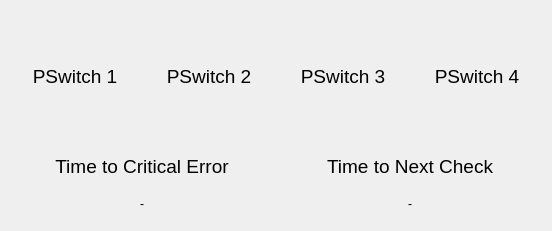
      <widget class="QFrame" name="frame_3">
       <property name="frameShape">
        <enum>QFrame::NoFrame</enum>
       </property>
       <property name="frameShadow">
        <enum>QFrame::Raised</enum>
       </property>
       <layout class="QVBoxLayout" name="verticalLayout_16">
        <item>
         <layout class="QHBoxLayout" name="horizontalLayout">
          <item>
           <layout class="QVBoxLayout" name="verticalLayout_20">
            <item>
             <layout class="QHBoxLayout" name="horizontalLayout_15">
              <item>
               <spacer name="horizontalSpacer_21">
                <property name="orientation">
                 <enum>Qt::Horizontal</enum>
                </property>
                <property name="sizeHint" stdset="0">
                 <size>
                  <width>40</width>
                  <height>20</height>
                 </size>
                </property>
               </spacer>
              </item>
              <item>
               <widget class="StateView" name="presureSwitch1View" native="true">
                <property name="minimumSize">
                 <size>
                  <width>48</width>
                  <height>48</height>
                 </size>
                </property>
                <property name="maximumSize">
                 <size>
                  <width>48</width>
                  <height>48</height>
                 </size>
                </property>
               </widget>
              </item>
              <item>
               <spacer name="horizontalSpacer_30">
                <property name="orientation">
                 <enum>Qt::Horizontal</enum>
                </property>
                <property name="sizeHint" stdset="0">
                 <size>
                  <width>40</width>
                  <height>20</height>
                 </size>
                </property>
               </spacer>
              </item>
             </layout>
            </item>
            <item>
             <widget class="QLabel" name="label_17">
              <property name="minimumSize">
               <size>
                <width>50</width>
                <height>25</height>
               </size>
              </property>
              <property name="font">
               <font>
                <pointsize>14</pointsize>
               </font>
              </property>
              <property name="text">
               <string>PSwitch 1</string>
              </property>
              <property name="alignment">
               <set>Qt::AlignHCenter|Qt::AlignTop</set>
              </property>
             </widget>
            </item>
           </layout>
          </item>
          <item>
           <layout class="QVBoxLayout" name="verticalLayout_24">
            <item>
             <layout class="QHBoxLayout" name="horizontalLayout_18">
              <item>
               <spacer name="horizontalSpacer_44">
                <property name="orientation">
                 <enum>Qt::Horizontal</enum>
                </property>
                <property name="sizeHint" stdset="0">
                 <size>
                  <width>40</width>
                  <height>20</height>
                 </size>
                </property>
               </spacer>
              </item>
              <item>
               <widget class="StateView" name="presureSwitch2View" native="true">
                <property name="minimumSize">
                 <size>
                  <width>48</width>
                  <height>48</height>
                 </size>
                </property>
                <property name="maximumSize">
                 <size>
                  <width>48</width>
                  <height>48</height>
                 </size>
                </property>
               </widget>
              </item>
              <item>
               <spacer name="horizontalSpacer_45">
                <property name="orientation">
                 <enum>Qt::Horizontal</enum>
                </property>
                <property name="sizeHint" stdset="0">
                 <size>
                  <width>40</width>
                  <height>20</height>
                 </size>
                </property>
               </spacer>
              </item>
             </layout>
            </item>
            <item>
             <widget class="QLabel" name="label_19">
              <property name="minimumSize">
               <size>
                <width>50</width>
                <height>25</height>
               </size>
              </property>
              <property name="font">
               <font>
                <pointsize>14</pointsize>
               </font>
              </property>
              <property name="text">
               <string>PSwitch 2</string>
              </property>
              <property name="alignment">
               <set>Qt::AlignHCenter|Qt::AlignTop</set>
              </property>
             </widget>
            </item>
           </layout>
          </item>
          <item>
           <layout class="QVBoxLayout" name="verticalLayout_23">
            <item>
             <layout class="QHBoxLayout" name="horizontalLayout_17">
              <item>
               <spacer name="horizontalSpacer_35">
                <property name="orientation">
                 <enum>Qt::Horizontal</enum>
                </property>
                <property name="sizeHint" stdset="0">
                 <size>
                  <width>40</width>
                  <height>20</height>
                 </size>
                </property>
               </spacer>
              </item>
              <item>
               <widget class="StateView" name="presureSwitch3View" native="true">
                <property name="minimumSize">
                 <size>
                  <width>48</width>
                  <height>48</height>
                 </size>
                </property>
                <property name="maximumSize">
                 <size>
                  <width>48</width>
                  <height>48</height>
                 </size>
                </property>
               </widget>
              </item>
              <item>
               <spacer name="horizontalSpacer_36">
                <property name="orientation">
                 <enum>Qt::Horizontal</enum>
                </property>
                <property name="sizeHint" stdset="0">
                 <size>
                  <width>40</width>
                  <height>20</height>
                 </size>
                </property>
               </spacer>
              </item>
             </layout>
            </item>
            <item>
             <widget class="QLabel" name="label_18">
              <property name="minimumSize">
               <size>
                <width>50</width>
                <height>25</height>
               </size>
              </property>
              <property name="font">
               <font>
                <pointsize>14</pointsize>
               </font>
              </property>
              <property name="text">
               <string>PSwitch 3</string>
              </property>
              <property name="alignment">
               <set>Qt::AlignHCenter|Qt::AlignTop</set>
              </property>
             </widget>
            </item>
           </layout>
          </item>
          <item>
           <layout class="QVBoxLayout" name="verticalLayout_21">
            <item>
             <layout class="QHBoxLayout" name="horizontalLayout_16">
              <item>
               <spacer name="horizontalSpacer_31">
                <property name="orientation">
                 <enum>Qt::Horizontal</enum>
                </property>
                <property name="sizeHint" stdset="0">
                 <size>
                  <width>40</width>
                  <height>20</height>
                 </size>
                </property>
               </spacer>
              </item>
              <item>
               <widget class="StateView" name="presureSwitch4View" native="true">
                <property name="minimumSize">
                 <size>
                  <width>48</width>
                  <height>48</height>
                 </size>
                </property>
                <property name="maximumSize">
                 <size>
                  <width>48</width>
                  <height>48</height>
                 </size>
                </property>
               </widget>
              </item>
              <item>
               <spacer name="horizontalSpacer_33">
                <property name="orientation">
                 <enum>Qt::Horizontal</enum>
                </property>
                <property name="sizeHint" stdset="0">
                 <size>
                  <width>40</width>
                  <height>20</height>
                 </size>
                </property>
               </spacer>
              </item>
             </layout>
            </item>
            <item>
             <widget class="QLabel" name="label_20">
              <property name="minimumSize">
               <size>
                <width>50</width>
                <height>25</height>
               </size>
              </property>
              <property name="font">
               <font>
                <pointsize>14</pointsize>
               </font>
              </property>
              <property name="text">
               <string>PSwitch 4</string>
              </property>
              <property name="alignment">
               <set>Qt::AlignHCenter|Qt::AlignTop</set>
              </property>
             </widget>
            </item>
           </layout>
          </item>
         </layout>
        </item>
        <item>
         <layout class="QHBoxLayout" name="horizontalLayout_28">
          <item>
           <layout class="QVBoxLayout" name="verticalLayout_2">
            <item>
             <layout class="QHBoxLayout" name="horizontalLayout_13">
              <item>
               <spacer name="horizontalSpacer_5">
                <property name="orientation">
                 <enum>Qt::Horizontal</enum>
                </property>
                <property name="sizeHint" stdset="0">
                 <size>
                  <width>40</width>
                  <height>20</height>
                 </size>
                </property>
               </spacer>
              </item>
              <item>
               <widget class="QLabel" name="timeIconLabel">
                <property name="minimumSize">
                 <size>
                  <width>48</width>
                  <height>48</height>
                 </size>
                </property>
                <property name="maximumSize">
                 <size>
                  <width>48</width>
                  <height>48</height>
                 </size>
                </property>
                <property name="text">
                 <string/>
                </property>
                <property name="pixmap">
                 <pixmap resource="../../resource.qrc">:/res/icons/procedure_time.svg</pixmap>
                </property>
                <property name="scaledContents">
                 <bool>true</bool>
                </property>
                <property name="alignment">
                 <set>Qt::AlignCenter</set>
                </property>
               </widget>
              </item>
              <item>
               <spacer name="horizontalSpacer_6">
                <property name="orientation">
                 <enum>Qt::Horizontal</enum>
                </property>
                <property name="sizeHint" stdset="0">
                 <size>
                  <width>40</width>
                  <height>20</height>
                 </size>
                </property>
               </spacer>
              </item>
             </layout>
            </item>
            <item>
             <widget class="QLabel" name="label_46">
              <property name="minimumSize">
               <size>
                <width>50</width>
                <height>32</height>
               </size>
              </property>
              <property name="font">
               <font>
                <pointsize>14</pointsize>
               </font>
              </property>
              <property name="text">
               <string>Time to Critical Error</string>
              </property>
              <property name="alignment">
               <set>Qt::AlignCenter</set>
              </property>
             </widget>
            </item>
            <item>
             <widget class="QLabel" name="presureSwitchCriticalTime">
              <property name="minimumSize">
               <size>
                <width>50</width>
                <height>32</height>
               </size>
              </property>
              <property name="text">
               <string>-</string>
              </property>
              <property name="alignment">
               <set>Qt::AlignCenter</set>
              </property>
             </widget>
            </item>
           </layout>
          </item>
          <item>
           <layout class="QVBoxLayout" name="verticalLayout_15">
            <item>
             <layout class="QHBoxLayout" name="horizontalLayout_14">
              <item>
               <spacer name="horizontalSpacer_26">
                <property name="orientation">
                 <enum>Qt::Horizontal</enum>
                </property>
                <property name="sizeHint" stdset="0">
                 <size>
                  <width>40</width>
                  <height>20</height>
                 </size>
                </property>
               </spacer>
              </item>
              <item>
               <widget class="QLabel" name="timeIconLabel_2">
                <property name="minimumSize">
                 <size>
                  <width>48</width>
                  <height>48</height>
                 </size>
                </property>
                <property name="maximumSize">
                 <size>
                  <width>48</width>
                  <height>48</height>
                 </size>
                </property>
                <property name="text">
                 <string/>
                </property>
                <property name="pixmap">
                 <pixmap resource="../../resource.qrc">:/res/icons/procedure_time.svg</pixmap>
                </property>
                <property name="scaledContents">
                 <bool>true</bool>
                </property>
                <property name="alignment">
                 <set>Qt::AlignCenter</set>
                </property>
               </widget>
              </item>
              <item>
               <spacer name="horizontalSpacer_27">
                <property name="orientation">
                 <enum>Qt::Horizontal</enum>
                </property>
                <property name="sizeHint" stdset="0">
                 <size>
                  <width>40</width>
                  <height>20</height>
                 </size>
                </property>
               </spacer>
              </item>
             </layout>
            </item>
            <item>
             <widget class="QLabel" name="label_45">
              <property name="minimumSize">
               <size>
                <width>50</width>
                <height>32</height>
               </size>
              </property>
              <property name="font">
               <font>
                <pointsize>14</pointsize>
               </font>
              </property>
              <property name="text">
               <string>Time to Next Check</string>
              </property>
              <property name="alignment">
               <set>Qt::AlignCenter</set>
              </property>
             </widget>
            </item>
            <item>
             <widget class="QLabel" name="nextPresureSwitchTestTime">
              <property name="minimumSize">
               <size>
                <width>50</width>
                <height>32</height>
               </size>
              </property>
              <property name="text">
               <string>-</string>
              </property>
              <property name="alignment">
               <set>Qt::AlignCenter</set>
              </property>
             </widget>
            </item>
           </layout>
          </item>
         </layout>
        </item>
       </layout>
      </widget>
